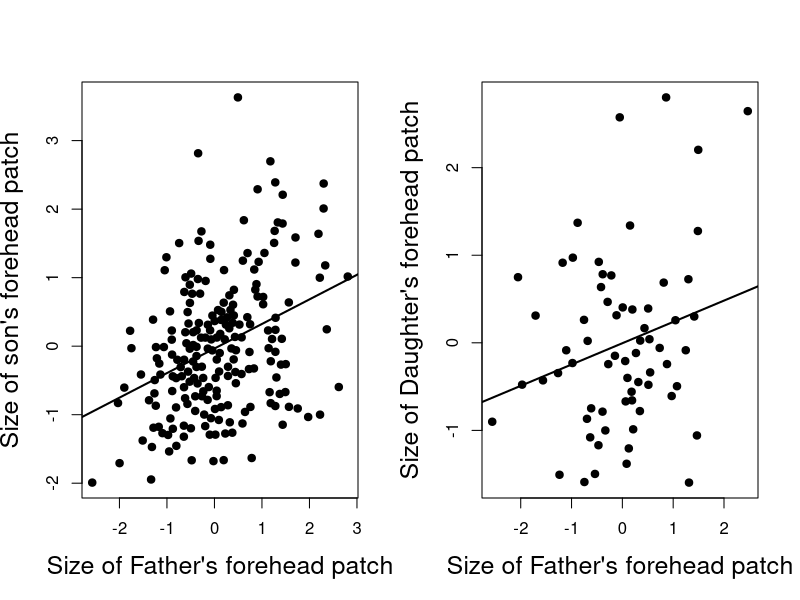

Here is the R script that generated this plot:
#https://www.ncbi.nlm.nih.gov/pmc/articles/PMC3186250/
##Dataset captured from figure
father_son_patch<-read.csv("Journal_figs/Quant_gen/pied_fly_catcher_sex_genetic_corr/Potti_Canal_2011_father_son_patch.csv")
father_daughter_patch<-read.csv("Journal_figs/Quant_gen/pied_fly_catcher_sex_genetic_corr/Potti_Canal_2011_father_daughter_patch.csv")

layout(t(1:2))
plot(father_son_patch,xlab="Size of Father's forehead patch",ylab="Size of son's forehead patch",cex.lab=1.5,pch=19)
abline(lm(father_son_patch$sons_forehead~ father_son_patch$father_forehead),lwd=2)

plot(father_daughter_patch,xlab="Size of Father's forehead patch",ylab="Size of Daughter's forehead patch",cex.lab=1.5,pch=19)
abline(lm(father_daughter_patch$daughters_forehead_patch~ father_daughter_patch$father_forehead),lwd=2)

dev.copy2pdf(file="Journal_figs/Quant_gen/pied_fly_catcher_sex_genetic_corr/FlyCatcher_genetic_corr.pdf")
